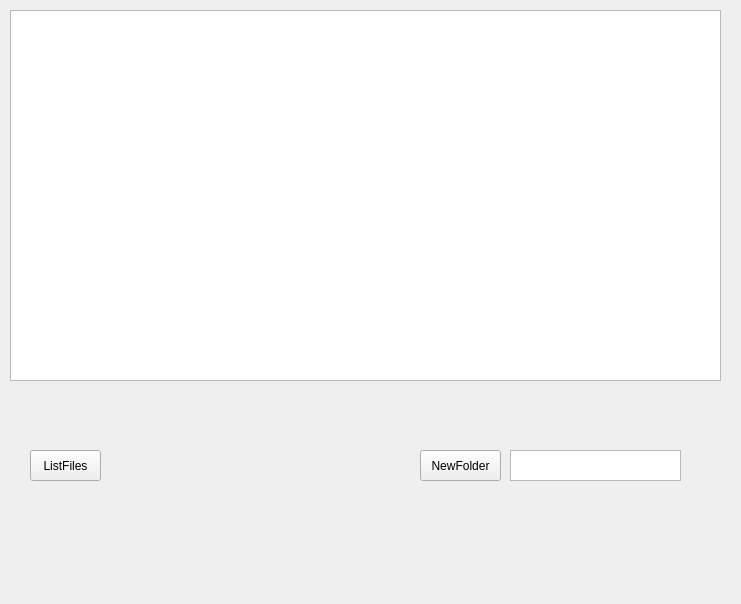
<?xml version="1.0" encoding="UTF-8"?>
<ui version="4.0">
 <class>ConnectWindow</class>
 <widget class="QWidget" name="ConnectWindow">
  <property name="geometry">
   <rect>
    <x>0</x>
    <y>0</y>
    <width>741</width>
    <height>604</height>
   </rect>
  </property>
  <property name="windowTitle">
   <string>Form</string>
  </property>
  <widget class="QPushButton" name="sendRequestButton">
   <property name="geometry">
    <rect>
     <x>30</x>
     <y>450</y>
     <width>71</width>
     <height>31</height>
    </rect>
   </property>
   <property name="text">
    <string>ListFiles</string>
   </property>
  </widget>
  <widget class="QTextBrowser" name="responceBar">
   <property name="geometry">
    <rect>
     <x>10</x>
     <y>10</y>
     <width>711</width>
     <height>371</height>
    </rect>
   </property>
  </widget>
  <widget class="QTextEdit" name="folderNameFild">
   <property name="geometry">
    <rect>
     <x>510</x>
     <y>450</y>
     <width>171</width>
     <height>31</height>
    </rect>
   </property>
  </widget>
  <widget class="QPushButton" name="newFolderButton">
   <property name="geometry">
    <rect>
     <x>420</x>
     <y>450</y>
     <width>81</width>
     <height>31</height>
    </rect>
   </property>
   <property name="text">
    <string>NewFolder</string>
   </property>
  </widget>
 </widget>
 <resources/>
 <connections/>
</ui>
